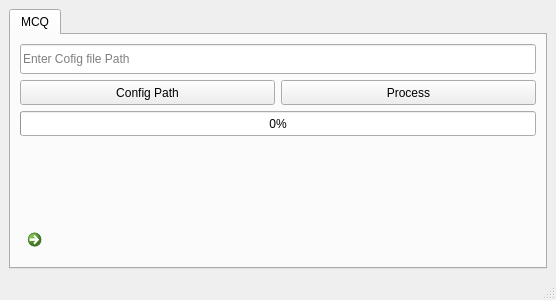
<?xml version="1.0" encoding="UTF-8"?>
<ui version="4.0">
 <class>Scanner</class>
 <widget class="QMainWindow" name="Scanner">
  <property name="geometry">
   <rect>
    <x>0</x>
    <y>0</y>
    <width>556</width>
    <height>300</height>
   </rect>
  </property>
  <property name="windowTitle">
   <string>Scanner</string>
  </property>
  <widget class="QWidget" name="centralwidget">
   <layout class="QGridLayout" name="gridLayout">
    <item row="0" column="0">
     <widget class="QTabWidget" name="tabWidget">
      <property name="styleSheet">
       <string notr="true">font: 10pt &quot;Arial&quot;;</string>
      </property>
      <property name="currentIndex">
       <number>0</number>
      </property>
      <widget class="QWidget" name="tab_2">
       <attribute name="title">
        <string>MCQ</string>
       </attribute>
       <layout class="QGridLayout" name="gridLayout_2">
        <item row="0" column="0" colspan="2">
         <widget class="QLineEdit" name="le_tab1">
          <property name="enabled">
           <bool>true</bool>
          </property>
          <property name="minimumSize">
           <size>
            <width>0</width>
            <height>30</height>
           </size>
          </property>
          <property name="text">
           <string/>
          </property>
          <property name="placeholderText">
           <string>Enter Cofig file Path</string>
          </property>
         </widget>
        </item>
        <item row="1" column="0">
         <widget class="QPushButton" name="btn_browse1">
          <property name="minimumSize">
           <size>
            <width>0</width>
            <height>25</height>
           </size>
          </property>
          <property name="text">
           <string>Config Path</string>
          </property>
         </widget>
        </item>
        <item row="1" column="1">
         <widget class="QPushButton" name="btn_process1">
          <property name="minimumSize">
           <size>
            <width>0</width>
            <height>25</height>
           </size>
          </property>
          <property name="text">
           <string>Process</string>
          </property>
         </widget>
        </item>
        <item row="2" column="0" colspan="2">
         <widget class="QProgressBar" name="pbar_tab1">
          <property name="minimumSize">
           <size>
            <width>0</width>
            <height>25</height>
           </size>
          </property>
          <property name="value">
           <number>0</number>
          </property>
         </widget>
        </item>
        <item row="3" column="0" colspan="2">
         <widget class="QLabel" name="lbl1_tab1_2">
          <property name="minimumSize">
           <size>
            <width>0</width>
            <height>10</height>
           </size>
          </property>
          <property name="styleSheet">
           <string notr="true">color:rgb(0, 0, 255)</string>
          </property>
          <property name="text">
           <string/>
          </property>
         </widget>
        </item>
        <item row="4" column="0" colspan="2">
         <widget class="QLabel" name="lbl1_tab1">
          <property name="minimumSize">
           <size>
            <width>0</width>
            <height>30</height>
           </size>
          </property>
          <property name="styleSheet">
           <string notr="true">color:rgb(0, 0, 255)</string>
          </property>
          <property name="text">
           <string/>
          </property>
         </widget>
        </item>
        <item row="5" column="0" colspan="2">
         <widget class="QCommandLinkButton" name="lnk_tab1">
          <property name="minimumSize">
           <size>
            <width>0</width>
            <height>30</height>
           </size>
          </property>
          <property name="font">
           <font>
            <family>Arial</family>
            <pointsize>10</pointsize>
            <weight>50</weight>
            <italic>false</italic>
            <bold>false</bold>
           </font>
          </property>
          <property name="text">
           <string/>
          </property>
         </widget>
        </item>
       </layout>
      </widget>
     </widget>
    </item>
   </layout>
  </widget>
  <widget class="QStatusBar" name="statusbar"/>
 </widget>
 <resources/>
 <connections/>
</ui>
